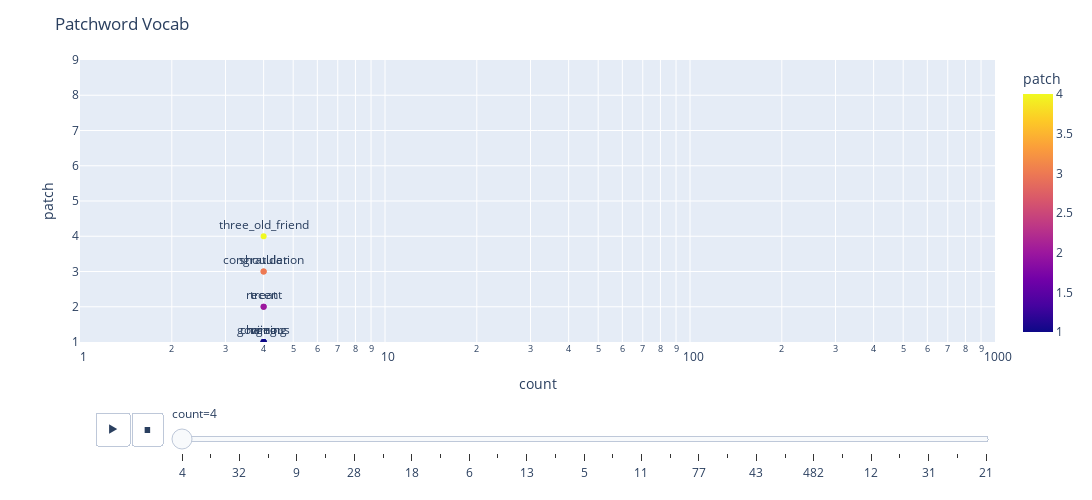

The notebook cell saved with this chart:
### Code cell
import plotly.express as px
df = dict
#fig = px.scatter(df, x="count", y="patch", text="word", log_x=False, size_max=20, color="word",facet_col='patch')
fig = px.scatter(df
                 ,x="count"
                 ,y="patch"
                 ,text="word"
                 ,log_x=True
                 ,color='patch'
                 ,hover_name='word'
                 ,range_x = [1,1000]
                 ,range_y = [1,9]
                 ,animation_frame = 'count'
                )
fig.update_traces(textposition='top center')
fig.update_layout(title_text='Patchword Vocab')
fig.update_layout(autosize=False,width=1200,height=500)
fig.show()

### Figure 1 — Plotly figure (JSON) as saved in the notebook; plotly's stock layout.template omitted (floating-point values rounded to 4 significant figures)
{"data": [{"hovertemplate": "<b>%{hovertext}</b><br><br>count=%{x}<br>patch=%{marker.color}<br>word=%{text}<extra></extra>", "hovertext": ["gorgeous", "congratulation", "treat", "mirror", "three_old_friend", "shoulder", "recent", "wing", "chaining"], "legendgroup": "", "marker": {"color": [1, 3, 2, 1, 4, 3, 2, 1, 1], "coloraxis": "coloraxis", "symbol": "circle"}, "mode": "markers+text", "name": "", "orientation": "v", "showlegend": false, "text": ["gorgeous", "congratulation", "treat", "mirror", "three_old_friend", "shoulder", "recent", "wing", "chaining"], "textposition": "top center", "type": "scatter", "x": [4, 4, 4, 4, 4, 4, 4, 4, 4], "xaxis": "x", "y": [1, 3, 2, 1, 4, 3, 2, 1, 1], "yaxis": "y"}], "layout": {"autosize": false, "coloraxis": {"colorbar": {"title": {"text": "patch"}}, "colorscale": [[0, "#0d0887"], [0.1111, "#46039f"], [0.2222, "#7201a8"], [0.3333, "#9c179e"], [0.4444, "#bd3786"], [0.5556, "#d8576b"], [0.6667, "#ed7953"], [0.7778, "#fb9f3a"], [0.8889, "#fdca26"], [1, "#f0f921"]]}, "height": 500, "legend": {"tracegroupgap": 0}, "margin": {"t": 60}, "sliders": [{"active": 0, "currentvalue": {"prefix": "count="}, "len": 0.9, "pad": {"b": 10, "t": 60}, "steps": [{"args": [["4"], {"frame": {"duration": 0, "redraw": false}, "fromcurrent": true, "mode": "immediate", "transition": {"duration": 0, "easing": "linear"}}], "label": "4", "method": "animate"}, {"args": [["8"], {"frame": {"duration": 0, "redraw": false}, "fromcurrent": true, "mode": "immediate", "transition": {"duration": 0, "easing": "linear"}}], "label": "8", "method": "animate"}, {"args": [["32"], {"frame": {"duration": 0, "redraw": false}, "fromcurrent": true, "mode": "immediate", "transition": {"duration": 0, "easing": "linear"}}], "label": "32", "method": "animate"}, {"args": [["2"], {"frame": {"duration": 0, "redraw": false}, "fromcurrent": true, "mode": "immediate", "transition": {"duration": 0, "easing": "linear"}}], "label": "2", "method": "animate"}, {"args": [["9"], {"frame": {"duration": 0, "redraw": false}, "fromcurrent": true, "mode": "immediate", "transition": {"duration": 0, "easing": "linear"}}], "label": "9", "method": "animate"}, {"args": [["7"], {"frame": {"duration": 0, "redraw": false}, "fromcurrent": true, "mode": "immediate", "transition": {"duration": 0, "easing": "linear"}}], "label": "7", "method": "animate"}, {"args": [["28"], {"frame": {"duration": 0, "redraw": false}, "fromcurrent": true, "mode": "immediate", "transition": {"duration": 0, "easing": "linear"}}], "label": "28", "method": "animate"}, {"args": [["3"], {"frame": {"duration": 0, "redraw": false}, "fromcurrent": true, "mode": "immediate", "transition": {"duration": 0, "easing": "linear"}}], "label": "3", "method": "animate"}, {"args": [["18"], {"frame": {"duration": 0, "redraw": false}, "fromcurrent": true, "mode": "immediate", "transition": {"duration": 0, "easing": "linear"}}], "label": "18", "method": "animate"}, {"args": [["38"], {"frame": {"duration": 0, "redraw": false}, "fromcurrent": true, "mode": "immediate", "transition": {"duration": 0, "easing": "linear"}}], "label": "38", "method": "animate"}, {"args": [["6"], {"frame": {"duration": 0, "redraw": false}, "fromcurrent": true, "mode": "immediate", "transition": {"duration": 0, "easing": "linear"}}], "label": "6", "method": "animate"}, {"args": [["50"], {"frame": {"duration": 0, "redraw": false}, "fromcurrent": true, "mode": "immediate", "transition": {"duration": 0, "easing": "linear"}}], "label": "50", "method": "animate"}, {"args": [["13"], {"frame": {"duration": 0, "redraw": false}, "fromcurrent": true, "mode": "immediate", "transition": {"duration": 0, "easing": "linear"}}], "label": "13", "method": "animate"}, {"args": [["17"], {"frame": {"duration": 0, "redraw": false}, "fromcurrent": true, "mode": "immediate", "transition": {"duration": 0, "easing": "linear"}}], "label": "17", "method": "animate"}, {"args": [["5"], {"frame": {"duration": 0, "redraw": false}, "fromcurrent": true, "mode": "immediate", "transition": {"duration": 0, "easing": "linear"}}], "label": "5", "method": "animate"}, {"args": [["48"], {"frame": {"duration": 0, "redraw": false}, "fromcurrent": true, "mode": "immediate", "transition": {"duration": 0, "easing": "linear"}}], "label": "48", "method": "animate"}, {"args": [["11"], {"frame": {"duration": 0, "redraw": false}, "fromcurrent": true, "mode": "immediate", "transition": {"duration": 0, "easing": "linear"}}], "label": "11", "method": "animate"}, {"args": [["16"], {"frame": {"duration": 0, "redraw": false}, "fromcurrent": true, "mode": "immediate", "transition": {"duration": 0, "easing": "linear"}}], "label": "16", "method": "animate"}, {"args": [["77"], {"frame": {"duration": 0, "redraw": false}, "fromcurrent": true, "mode": "immediate", "transition": {"duration": 0, "easing": "linear"}}], "label": "77", "method": "animate"}, {"args": [["10"], {"frame": {"duration": 0, "redraw": false}, "fromcurrent": true, "mode": "immediate", "transition": {"duration": 0, "easing": "linear"}}], "label": "10", "method": "animate"}, {"args": [["43"], {"frame": {"duration": 0, "redraw": false}, "fromcurrent": true, "mode": "immediate", "transition": {"duration": 0, "easing": "linear"}}], "label": "43", "method": "animate"}, {"args": [["23"], {"frame": {"duration": 0, "redraw": false}, "fromcurrent": true, "mode": "immediate", "transition": {"duration": 0, "easing": "linear"}}], "label": "23", "method": "animate"}, {"args": [["482"], {"frame": {"duration": 0, "redraw": false}, "fromcurrent": true, "mode": "immediate", "transition": {"duration": 0, "easing": "linear"}}], "label": "482", "method": "animate"}, {"args": [["34"], {"frame": {"duration": 0, "redraw": false}, "fromcurrent": true, "mode": "immediate", "transition": {"duration": 0, "easing": "linear"}}], "label": "34", "method": "animate"}, {"args": [["12"], {"frame": {"duration": 0, "redraw": false}, "fromcurrent": true, "mode": "immediate", "transition": {"duration": 0, "easing": "linear"}}], "label": "12", "method": "animate"}, {"args": [["112"], {"frame": {"duration": 0, "redraw": false}, "fromcurrent": true, "mode": "immediate", "transition": {"duration": 0, "easing": "linear"}}], "label": "112", "method": "animate"}, {"args": [["31"], {"frame": {"duration": 0, "redraw": false}, "fromcurrent": true, "mode": "immediate", "transition": {"duration": 0, "easing": "linear"}}], "label": "31", "method": "animate"}, {"args": [["46"], {"frame": {"duration": 0, "redraw": false}, "fromcurrent": true, "mode": "immediate", "transition": {"duration": 0, "easing": "linear"}}], "label": "46", "method": "animate"}, {"args": [["21"], {"frame": {"duration": 0, "redraw": false}, "fromcurrent": true, "mode": "immediate", "transition": {"duration": 0, "easing": "linear"}}], "label": "21", "method": "animate"}], "x": 0.1, "xanchor": "left", "y": 0, "yanchor": "top"}], "title": {"text": "Patchword Vocab"}, "updatemenus": [{"buttons": [{"args": [null, {"frame": {"duration": 500, "redraw": false}, "fromcurrent": true, "mode": "immediate", "transition": {"duration": 500, "easing": "linear"}}], "label": "&#9654;", "method": "animate"}, {"args": [[null], {"frame": {"duration": 0, "redraw": false}, "fromcurrent": true, "mode": "immediate", "transition": {"duration": 0, "easing": "linear"}}], "label": "&#9724;", "method": "animate"}], "direction": "left", "pad": {"r": 10, "t": 70}, "showactive": false, "type": "buttons", "x": 0.1, "xanchor": "right", "y": 0, "yanchor": "top"}], "width": 1200, "xaxis": {"anchor": "y", "categoryarray": [4, 8, 32, 2, 9, 7, 28, 3, 18, 38, 6, 50, 13, 17, 5, 48, 11, 16, 77, 10, 43, 23, 482, 34, 12, 112, 31, 46, 21], "categoryorder": "array", "domain": [0, 1], "range": [0, 3.0], "title": {"text": "count"}, "type": "log"}, "yaxis": {"anchor": "x", "domain": [0, 1], "range": [1, 9], "title": {"text": "patch"}}}}
